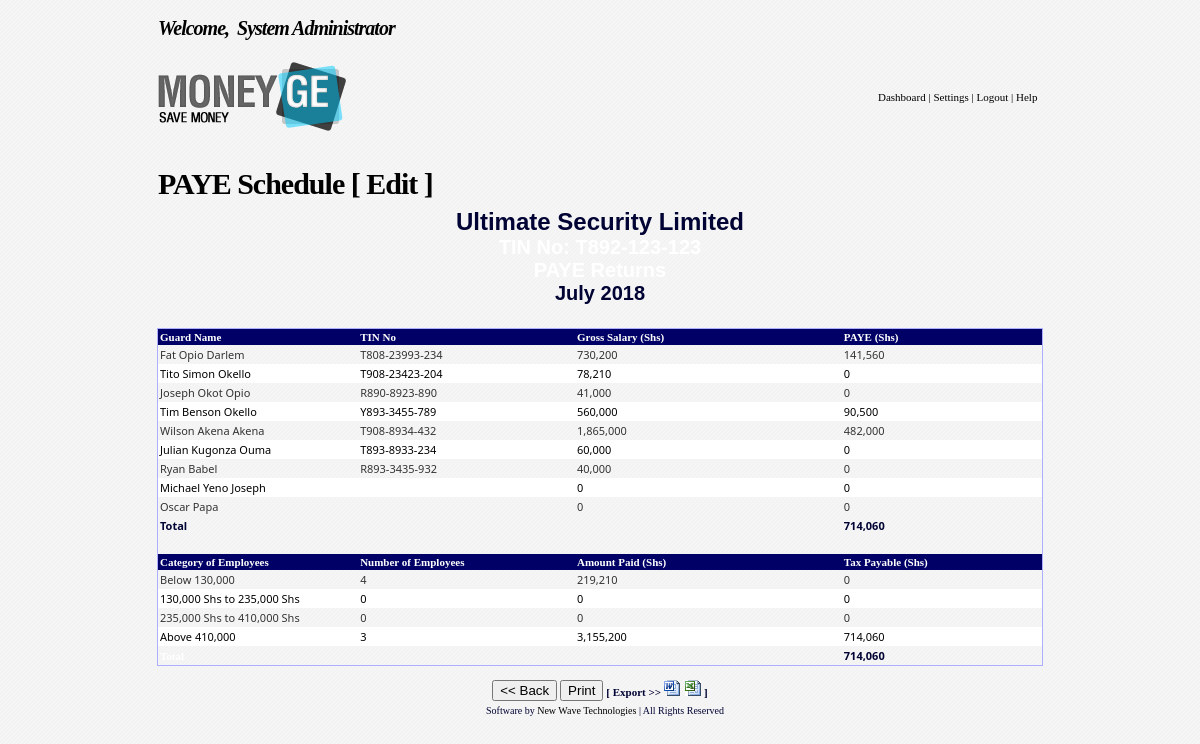
/finance/paye.php (signed in), run on the app's committed database.
### tables this page shows
CREATE TABLE settings (
  employernssfrate varchar(100) NOT NULL default '',
  employeenssfrate varchar(250) NOT NULL default '',
  companyname text NOT NULL,
  employerno text NOT NULL,
  customerserviceemail text NOT NULL,
  expirydate datetime NOT NULL default '0000-00-00 00:00:00',
  companytinno text NOT NULL,
  serveripaddress text NOT NULL
);

CREATE TABLE guards (
  id bigint(20) NOT NULL auto_increment,
  guardid varchar(255) default NULL,
  photoname varchar(100) default NULL,
  personid bigint(20) NOT NULL default '0',
  fingerprintname varchar(250) default NULL,
  dateofemployment date NOT NULL default '0000-00-00',
  dateofexpiry date NOT NULL default '0000-00-00',
  jobtitle varchar(100) NOT NULL default '',
  contractstartdate date default NULL,
  contractenddate date default NULL,
  promotiondate datetime default NULL,
  fatherid bigint(20) default NULL,
  motherid bigint(20) default NULL,
  spouseid bigint(20) default NULL,
  nextofkinid bigint(20) default NULL,
  childrenids varchar(250) NOT NULL default '',
  primaryschids varchar(250) NOT NULL default '',
  secondaryschids varchar(250) NOT NULL default '',
  qualschids varchar(250) NOT NULL default '',
  experienceids varchar(250) NOT NULL default '',
  employerids varchar(250) NOT NULL default '',
  refereeids varchar(250) NOT NULL default '',
  uniformids varchar(225) default NULL,
  landlordid bigint(20) NOT NULL default '0',
  lc1letterprovided enum('Y','N') NOT NULL default 'N',
  medicalexaminationdone enum('N','Y') NOT NULL default 'N',
  documentsids varchar(250) default NULL,
  uniformprovided enum('Y','N') NOT NULL default 'N',
  isarchived enum('Y','N') NOT NULL default 'N',
  `status` varchar(250) NOT NULL default '',
  rate varchar(250) NOT NULL default '',
  overtimerate varchar(250) NOT NULL default '',
  nssfno text NOT NULL,
  tinno text NOT NULL,
  financialstatus text NOT NULL,
  leavedays text NOT NULL,
  lastpaymentdate varchar(250) NOT NULL default '',
  datecreated date NOT NULL default '0000-00-00',
  createdby bigint(20) default NULL,
  lastupdatedby bigint(20) default NULL,
  lastupdatedate datetime NOT NULL default '0000-00-00 00:00:00',
  PRIMARY KEY  (id)
);

CREATE TABLE persons (
  id bigint(20) NOT NULL auto_increment,
  firstname varchar(255) default NULL,
  lastname varchar(255) default NULL,
  othernames varchar(255) default NULL,
  birthlastname varchar(255) default NULL,
  nationality varchar(255) default NULL,
  tribe varchar(255) default NULL,
  dateofbirth date default NULL,
  birthplaceid bigint(20) default NULL,
  isalive enum('N','Y') default 'Y',
  occupation varchar(255) default NULL,
  employer varchar(255) default NULL,
  addressid bigint(20) default NULL,
  workplaceid bigint(20) default NULL,
  homeid bigint(20) default NULL,
  datecreated bigint(20) default NULL,
  createdby bigint(20) default NULL,
  lastupdatedby bigint(20) default NULL,
  lastupdatedate datetime default NULL,
  PRIMARY KEY  (id)
);

CREATE TABLE payeranges (
  id bigint(20) NOT NULL auto_increment,
  fixedtax varchar(200) NOT NULL default '',
  lowerlevel varchar(200) NOT NULL default '',
  upperlevel varchar(200) NOT NULL default '',
  percentagetax varchar(200) NOT NULL default '',
  `type` varchar(200) NOT NULL default 'local',
  PRIMARY KEY  (id)
);

### include/commonfunctions.php (called while the page is built, shortened)
<?php
	include_once 'dropdowns.php';
	function getRowAsArray($query) {
		$result = mysql_query($query) or die("Invalid query: " . mysql_error());
		return mysql_fetch_assoc($result);
	}
function howManyRows($query){
	$result = mysql_query($query);
	return mysql_num_rows($result);
}
function commify ($str) {
   $n = strlen($str);
   if ($n <= 3) {
      $return=$str;
   }else {
       $pre=substr($str,0,$n-3);
       $post=substr($str,$n-3,3);
       $pre=number_format($pre);
       $return="$pre,$post";
   }
   return($return);
}
function getGuardCharge($guardid,$startdate,$enddate){
	$result = mysql_query("SELECT * FROM guardschedule");
	$scheduledays = 0;
	while($line = mysql_fetch_array($result, MYSQL_ASSOC)){
		if(trim($startdate) == ""){
			$datearray = getRowAsArray("SELECT lastpaymentdate, dateofemployment FROM guards WHERE guardid='".$guardid."'");
			if($datearray['lastpaymentdate'] != ""){
				$startdate = $datearray['lastpaymentdate'];
			} else {
				$startdate = $datearray['dateofemployment'];
			}
		}
		if(trim($enddate) == ""){
			$enddate = date("d-M-Y");
		}
		if((strtotime($line['dateentered']) >= strtotime(trim($startdate,"'"))) && (strtotime($line['dateentered']) <= strtotime(trim($enddate,"'")))){
			$schedulearray = split(",",$line['schedule']);
			$statusarr = getAllScheduleStatus();
			for($i=0;$i<count($schedulearray);$i++){
				$assgnarr = split("=",$schedulearray[$i]);
				if(!in_array($assgnarr[1],$statusarr) && $assgnarr[0] == $guardid && $assgnarr[1] != ""){
					$scheduledays++;
				}
			}
		}
	}
	$guard = getRowAsArray("SELECT rate FROM guards WHERE guardid='".$guardid."'");
	return $scheduledays*$guard['rate'];
}
function getGuardFinance($idstring,$startdate,$enddate,$type){
	$finance_array = split(",",$idstring);
	$totalamount = 0;
	for($k=0;$k<count($finance_array);$k++){
		$finance_details = getRowAsArray("SELECT * FROM guardfinance WHERE id='".$finance_array[$k]."' AND approved='Y'");
		if($type == $finance_details['type']){
			if(($startdate != "" && $startdate != "0000-00-00 00:00:00") && date("d-M-Y",strtotime($startdate)) < date("d-M-Y",strtotime($finance_details['date'])) && date("d-M-Y",strtotime($enddate)) > date("d-M-Y",strtotime($finance_details['date']))){
				$totalamount += $finance_details['amount'];
			} else {
				$totalamount += $finance_details['amount'];
			}
		}
	}
	return $totalamount;
}
function generatePAYEAmount($income,$type){
	$totaltax = 0;
	$taxresult = mysql_query("SELECT id,fixedtax,lowerlevel,upperlevel,percentagetax FROM payeranges WHERE type = '".$type."'");
	while($line = mysql_fetch_array($taxresult, MYSQL_ASSOC)){
		if($line['lowerlevel'] < $income){
			if((trim($line['upperlevel']) != "") && ($line['upperlevel'] > $income)){
				$totaltax += $line['fixedtax'] + ($line['percentagetax']/100)*($income - $line['lowerlevel']);
			} else if($line['upperlevel'] == "0" || $line['upperlevel'] == ""){
				$totaltax += $line['fixedtax'] + ($line['percentagetax']/100)*($income - $line['lowerlevel']);
			}
		}
	}
	return $totaltax;
}
function getPAYEData($multidguardarray,$lowerlevel,$upperlevel){
	$resultsarray = array(0,0,0);
	for($i=0;$i<count($multidguardarray);$i++){
		if($lowerlevel < $multidguardarray[$i][1] && ($upperlevel > $multidguardarray[$i][1] || ($upperlevel == "" || $upperlevel == "0"))){
			$resultsarray[0] += 1;
			$resultsarray[1] += $multidguardarray[$i][1];
			$resultsarray[2] += $multidguardarray[$i][2];
		}
	}
	return $resultsarray;
}
?>

### include/dropdowns.php (called while the page is built, shortened)
<?php
	function getAllScheduleStatus(){
		$result = mysql_query("SELECT status FROM guardstatus");
		$statusarr = array();
		$counter = 0;
		while($line = mysql_fetch_array($result, MYSQL_ASSOC)){
			$statusarr[$counter] = $line['status'];
			$counter++;
		}
		return $statusarr;
	}
?>

### finance/paye.php (the view, shortened to what this page needs)
<?php
include_once "../include/commonfunctions.php";
$query = "SELECT g.id, g.guardid, g.tinno, g.rate,g.lastpaymentdate,g.financialstatus, p.firstname,p.lastname,p.othernames FROM guards g, persons p WHERE g.personid = p.id";
$settings = getRowAsArray("SELECT companyname, companytinno FROM settings");
?>
<!DOCTYPE HTML PUBLIC "-//W3C//DTD HTML 4.01 Transitional//EN">
<html>
<head>
<link href="../Styles/ultimatesecurity.css" rel="stylesheet" type="text/css">
</head>
<body class="mainbackground" topmargin="0" bottommargin="0">
<table width="90%" border="0" align="center" cellpadding="2" cellspacing="2" class="outtertablebg">
  <tr>
    <td height="7" colspan="2"></td>
  </tr>
  <tr>
    <td colspan="2"><?php include "../core/header.php";?></td>
  </tr>
  <tr>
    <td height="7" colspan="2"></td>
  </tr>
  <tr>
    <td colspan="2" align="center" valign="top"><table width="100%" border="0" cellpadding="0" cellspacing="0" class="contenttableborder">
      <tr>
        <td class="headings">PAYE Schedule [ <?php if(isset($_GET['a'])){?><a href="paye.php">View</a><?php } else { ?><a href="paye.php?a=edit">Edit</a><?php } ?> ] </td>
      </tr>
      <tr>
        <td><form name="form1" method="post" action="paye.php">
          <div id="printresults_div">
		  <table width="100%" border="0">
            <tr>
              <td align="center" class="label"><?php if(isset($_GET['a'])){?>Top band details i.e., the company name, TIN no and the PAYE formula are editable by admin only.<br>
                <?php } ?><span style="font-size:24px; font-family:Verdana, Arial, Helvetica, sans-serif; font-weight:bold"><?php echo $settings['companyname'];?></span><br>
                <span class="label2" style="font-size:20px; font-family:Verdana, Arial, Helvetica, sans-serif">TIN No: <?php echo $settings['companytinno'];?></span><br>
                <span class="label2" style="font-size:20px; font-family:Verdana, Arial, Helvetica, sans-serif">PAYE Returns </span><br>
<span style="font-size:20px; font-family:Verdana, Arial, Helvetica, sans-serif"><?php
if(isset($formvalues['date']) && $formvalues['date'] != "0000-00-00"){
	$date = date("F Y",strtotime($formvalues['date']));
} else {
	$date = date("F Y");
}
if(isset($_GET['a'])){ ?>
<select id="month" name="month">
  <?php
  if(isset($formvalues['date']) && $formvalues['date'] != "0000-00-00 00:00:00"){
		$date =  date("F", strtotime($formvalues['date']));
	} else {
		if(isset($_GET['a']) && $_GET['a'] == "return"){
			$date = "";
		} else {
			$date =  date("F", strtotime("now"));
		}
	}
  echo generateSelectOptions(getTime('month',''), $date);?>
</select>
&nbsp;&nbsp;
<select id="year" name="year">
  <?php
   if(isset($formvalues['date']) && $formvalues['date'] != "0000-00-00 00:00:00"){
		$date =  date("Y", strtotime($formvalues['date']));
	} else {
		if(isset($_GET['a']) && $_GET['a'] == "return"){
			$date = "";
		} else {
			$date =  date("Y", strtotime("now"));
		}
	}
  echo generateSelectOptions(getTime('year','nbc'), $date);?>
</select>
<?php } else {
	echo $date;
}
?></span></td>
            </tr>
            <tr>
              <td>&nbsp;</td>
            </tr>
            <?php
			if(howManyRows($query) == 0){
				echo "<tr><td>There are no guards to display</td></tr>";
		   	} else {
			?>
            <tr>
              <td><table width="100%" border="0" style="border: 1px;
	border-style: solid;
	border-color: #adaefe" cellpadding="2" cellspacing="0">
                  <tr  style="font-family: tahoma;
	font-size: 11px;
	font-weight:bold;
	color:#FFFFFF;
	text-decoration: none;
	background-color: #010066;
	font-weight:bold">
                    <td width="12%">Guard Name</td>
                    <td width="13%">TIN No </td>
                    <td width="16%">Gross Salary (Shs) </td>
					<td width="12%">PAYE (Shs) </td>
                  </tr>
                  <?php
			  $guardpayedetails = array();
			  $i = 0;
			  $totalamount = 0;
			  $guardresult = mysql_query($query);
			   while($guard=mysql_fetch_array($guardresult, MYSQL_ASSOC)) {
			      if(($i%2)==0) {
				     $rowclass = "oddrow";
				  } else {
				     $rowclass = "evenrow";
				  }
			   ?>
                  <tr class="<?php echo $rowclass; ?>">
				  <td><?php echo $guard['firstname']." ".$guard['lastname']." ".$guard['othernames'];?></td>
                    <td><?php
					if(isset($_GET['a'])){ ?>
						<input type="text" name="tin[]" id="tin[]<?php echo $guard['id'];?>" value="<?php echo $guard['tinno'];?>"><input name="id[]" id="id[]<?php echo $guard['id'];?>" type="hidden" value="<?php echo $guard['id'];?>">
					  <?php } else {
						echo $guard['tinno'];
					 } ?></td>
                    <td><?php
					if(isset($formvalues['startdate'])){
						if($formvalues['startdate'] != "0000-00-00 00:00:00") {
							$startdate = $formvalues['startdate'];
						} else {
							$startdate = "";
						}
						if($formvalues['enddate'] != "0000-00-00 00:00:00") {
							$enddate = $formvalues['enddate'];
						} else {
							$enddate = "";
						}
					} else {
						$startdate = "";
						$enddate = "";
					}
				$guardcharge=getGuardCharge($guard['guardid'],$startdate,$enddate);
				$guardfinance_b=getGuardFinance($guard['financialstatus'],$startdate,"","Bonus");
				$guardfinance_d=getGuardFinance($guard['financialstatus'],$startdate,$enddate,"Deduction");
				$amount=$guardcharge + $guardfinance_b - $guardfinance_d;
					echo commify($amount);
					?></td>
					<td><?php
					$sub_total = generatePAYEAmount($amount,"local");
					echo commify($sub_total);
					$totalamount += $sub_total;
					array_push($guardpayedetails, array($guard['guardid'],$amount,$sub_total));
					 ?></td>
                  </tr>
                  <?php
			  		$i++;
			  } ?>
			  <tr><td><b><?php echo "Total";?></b></td><td></td><td></td><td><b><?php echo commify($totalamount);?></b></td></tr>
			<tr><td>&nbsp;</td><td></td><td></td><td>&nbsp;</td></tr>
						<tr style="font-family: tahoma;
	font-size: 11px;
	font-weight:bold;
	color:#FFFFFF;
	text-decoration: none;
	background-color: #010066;
	font-weight:bold">
						  <td>Category of Employees </td>
						  <td>Number of Employees </td>
						  <td>Amount Paid (Shs) </td>
						  <td>Tax Payable (Shs) </td>
					    </tr>
						<?php
						$query = "SELECT * FROM payeranges WHERE type='local'";
						$k = 0;
						$result = mysql_query($query);
						while($row = mysql_fetch_array($result,MYSQL_ASSOC)){
							$details_array = getPAYEData($guardpayedetails,$row['lowerlevel'],$row['upperlevel']);
							if(($k%2)==0) {
				     			$rowclass = "oddrow";
				  			} else {
				     			$rowclass = "evenrow";
				  			}
						?>
						<tr class="<?php echo $rowclass; ?>">
						  <td><?php
						  if($row['lowerlevel'] == "0"){
						  	echo "Below ".commify($row['upperlevel']);
						  } else if($row['lowerlevel'] != "0" && (trim($row['upperlevel']) != "" && $row['upperlevel'] != "0")){
						  	echo commify($row['lowerlevel'])." Shs to ".commify($row['upperlevel'])." Shs";
						  } else if($row['lowerlevel'] != "0" && (trim($row['upperlevel']) == "" || $row['upperlevel'] == "0")){
						  	echo "Above ".commify($row['lowerlevel']);
						  }
						  ?></td>
						  <td><?php echo commify($details_array[0]);
						  ?></td>
						  <td><?php echo commify($details_array[1]);?></td>
						  <td><?php echo commify($details_array[2]);?></td>
					    </tr>
				<?php
					$k++;
				} ?>
				<tr>
						  <td><b class="label2">Total</b></td>
						  <td>&nbsp;</td>
						  <td>&nbsp;</td>
						  <td><b><?php echo commify($totalamount);?></b></td>
					    </tr>
              </table></td>
            </tr>
            <?php } ?>
          </table></div>
                </form>
        </td>
      </tr>
	  <?php  if(!isset($_GET['a'])){ ?>
	  <tr><td align="center"><input type="button" name="cancel2" id="cancel2" value="<< Back" onClick="javascript:history.go(-1);">
          <input type="button" name="Button" id="submit" value="Print"  onClick="openPopWindow(600,350,'Financial Report','print')">
          <b class="label"> [ Export &gt;&gt; <a href="#"   onClick="openPopWindow(600,350,'Special Report','msword')" title="Export report to MS Word"><img src="../images/mswordimg.gif" width="16" height="16" border="0"></a>&nbsp;&nbsp;<a href="#"   onClick="openPopWindow(600,350,'Special Report','msexcel')" title="Export report to MS Excel"><img src="../images/msexcelimg.gif" width="16" height="16" border="0"></a> ] </b></td>
	  </tr> <?php } ?>
    </table></td>
  </tr>
  <tr>
    <td colspan="2" align="left" valign="top" class="copyright"><?php include("../include/footer.php");?></td>
  </tr>
  <tr>
    <td colspan="2" align="left" valign="top">&nbsp;</td>
  </tr>
</table>
</body>
</html>

### data on the page
settings: companyname "Ultimate Security Limited"
guards: personid.firstname "Fat", personid.lastname "Opio", personid.othernames "Darlem", tinno "T808-23993-234", commify($amount) "730,200", sub_total "141,560"
guards: personid.firstname "Tito", personid.lastname "Simon", personid.othernames "Okello", tinno "T908-23423-204", commify($amount) "78,210", sub_total "0"
guards: personid.firstname "Joseph", personid.lastname "Okot", personid.othernames "Opio", tinno "R890-8923-890", commify($amount) "41,000", sub_total "0"
guards: personid.firstname "Tim", personid.lastname "Benson", personid.othernames "Okello", tinno "Y893-3455-789", commify($amount) "560,000", sub_total "90,500"
guards: personid.firstname "Wilson", personid.lastname "Akena", personid.othernames "Akena", tinno "T908-8934-432", commify($amount) "1,865,000", sub_total "482,000"
guards: personid.firstname "Julian", personid.lastname "Kugonza", personid.othernames "Ouma", tinno "T893-8933-234", commify($amount) "60,000", sub_total "0"
guards: personid.firstname "Ryan", personid.lastname "Babel", tinno "R893-3435-932", commify($amount) "40,000", sub_total "0"
guards: personid.firstname "Michael", personid.lastname "Yeno", personid.othernames "Joseph", commify($amount) "0", sub_total "0"
guards: personid.firstname "Oscar", personid.lastname "Papa", commify($amount) "0", sub_total "0"
payeranges: upperlevel "130,000", commify($details_array[0]) "4", commify($details_array[1]) "219,210", lowerlevel "0"
payeranges: lowerlevel "130,000", upperlevel "235,000", commify($details_array[0]) "0", commify($details_array[1]) "0", commify($details_array[2]) "0"
payeranges: lowerlevel "235,000", upperlevel "410,000", commify($details_array[0]) "0", commify($details_array[1]) "0", commify($details_array[2]) "0"
payeranges: lowerlevel "410,000", commify($details_array[0]) "3", commify($details_array[1]) "3,155,200", commify($details_array[2]) "714,060"

### other printed values
$_SESSION['names'] "System Administrator"
$date "July 2018"
commify($totalamount) "714,060"
